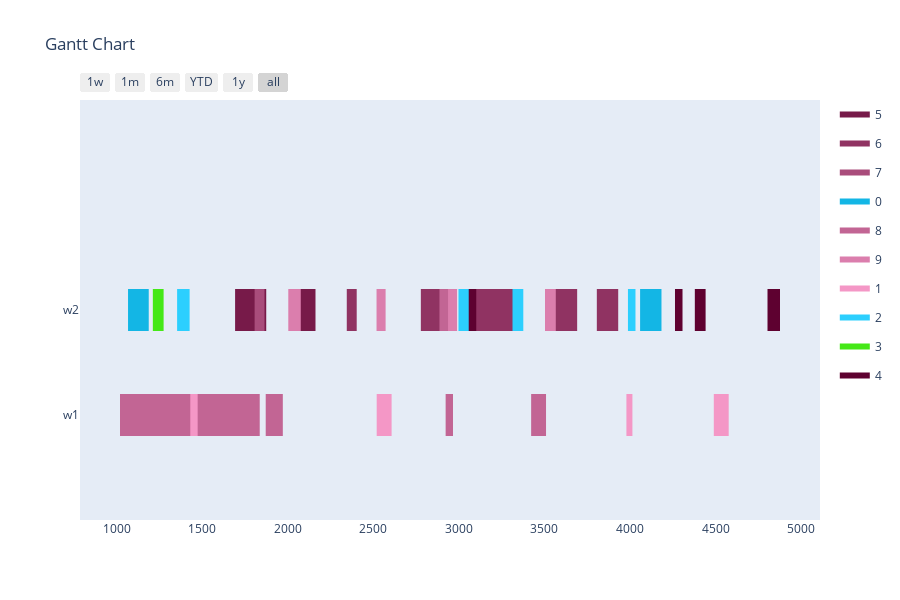

The notebook cell this image was saved under:
### Markdown cell above
Config 2 - Test with Two Point Crossover

### Code cell
optimizer = BaseGA(env)
optimizer.set_minimize()
# optional (in this case, all options given are the default option, if the configuration step is skipped)
optimizer.configure('tardiness', 'twopointcrossover', 'roulettewheel', 'randomize')
# choose an input generator (optional) -> decides how the data gets converted into the optimizer format
#optimizer.set_input_generator('SameLengthAlternativesGenerator')
# all parameters after offspring_amount are optional (in this case -> verbose=True)
result, best_fitness_history, average_fitness_history, best_generation_history, feasible_gen = optimizer.optimize(orders, max_generations, earliest_time_slot, last_time_slot, population_size, offspring_amount, verbose=True)
workstation_assignments = reformat_result(result, orders, workstations, recipes, tasks)
visualize(workstation_assignments, best_fitness_history, average_fitness_history, best_generation_history, feasible_gen)

### Figure 1 — Plotly figure (JSON) as saved in the notebook; plotly's stock layout.template omitted (floating-point values rounded to 4 significant figures)
{"data": [{"fill": "toself", "fillcolor": "rgb(119, 26, 73)", "hoverinfo": "name", "legendgroup": "rgb(119, 26, 73)", "mode": "none", "name": "5", "type": "scatter", "x": [1733, 1873, 1873, 1733, 1733, 324, 464, 464, 324, 324, 496, 631, 631, 496, 496, 220, 345, 345, 220, 220, 1691, 1826, 1826, 1691, 1691, 2026, 2161, 2161, 2026, 2026, 685, 743, 743, 685], "y": [0.8, 0.8, 1.2, 1.2, null, 0.8, 0.8, 1.2, 1.2, null, 0.8, 0.8, 1.2, 1.2, null, 0.8, 0.8, 1.2, 1.2, null, 0.8, 0.8, 1.2, 1.2, null, 0.8, 0.8, 1.2, 1.2, null, 0.8, 0.8, 1.2, 1.2]}, {"fill": "toself", "fillcolor": "rgb(144, 51, 98)", "hoverinfo": "name", "legendgroup": "rgb(144, 51, 98)", "mode": "none", "name": "6", "type": "scatter", "x": [3806, 3931, 3931, 3806, 3806, 3045, 3180, 3180, 3045, 3045, 3208, 3333, 3333, 3208, 3208, 2777, 2902, 2902, 2777, 2777, 3551, 3691, 3691, 3551, 3551, 3127, 3242, 3242, 3127, 3127, 2344, 2402, 2402, 2344], "y": [0.8, 0.8, 1.2, 1.2, null, 0.8, 0.8, 1.2, 1.2, null, 0.8, 0.8, 1.2, 1.2, null, 0.8, 0.8, 1.2, 1.2, null, 0.8, 0.8, 1.2, 1.2, null, 0.8, 0.8, 1.2, 1.2, null, 0.8, 0.8, 1.2, 1.2]}, {"fill": "toself", "fillcolor": "rgb(169, 76, 123)", "hoverinfo": "name", "legendgroup": "rgb(169, 76, 123)", "mode": "none", "name": "7", "type": "scatter", "x": [1805, 1863, 1863, 1805, 1805, 283, 398, 398, 283, 283, 563, 678, 678, 563, 563, 881, 939, 939, 881, 881, 229, 369, 369, 229, 229, 270, 385, 385, 270, 270, 934, 995, 995, 934], "y": [0.8, 0.8, 1.2, 1.2, null, 0.8, 0.8, 1.2, 1.2, null, 0.8, 0.8, 1.2, 1.2, null, 0.8, 0.8, 1.2, 1.2, null, 0.8, 0.8, 1.2, 1.2, null, 0.8, 0.8, 1.2, 1.2, null, 0.8, 0.8, 1.2, 1.2]}, {"fill": "toself", "fillcolor": "rgb(19, 182, 229)", "hoverinfo": "name", "legendgroup": "rgb(19, 182, 229)", "mode": "none", "name": "0", "type": "scatter", "x": [791, 906, 906, 791, 791, 259, 302, 302, 259, 259, 413, 456, 456, 413, 413, 248, 363, 363, 248, 248, 1128, 1186, 1186, 1128, 1128, 4059, 4184, 4184, 4059, 4059, 1065, 1180, 1180, 1065], "y": [0.8, 0.8, 1.2, 1.2, null, 0.8, 0.8, 1.2, 1.2, null, 0.8, 0.8, 1.2, 1.2, null, 0.8, 0.8, 1.2, 1.2, null, 0.8, 0.8, 1.2, 1.2, null, 0.8, 0.8, 1.2, 1.2, null, 0.8, 0.8, 1.2, 1.2]}, {"fill": "toself", "fillcolor": "rgb(194, 101, 148)", "hoverinfo": "name", "legendgroup": "rgb(194, 101, 148)", "mode": "none", "name": "8", "type": "scatter", "x": [2886, 2969, 2969, 2886, 2886, 291, 386, 386, 291, 291, 983, 1018, 1018, 983, 983, 3422, 3509, 3509, 3422, 3422, 1835, 1870, 1870, 1835, 1835, 2922, 2965, 2965, 2922], "y": [0.8, 0.8, 1.2, 1.2, null, 0.8, 0.8, 1.2, 1.2, null, -0.2, -0.2, 0.2, 0.2, null, -0.2, -0.2, 0.2, 0.2, null, -0.2, -0.2, 0.2, 0.2, null, -0.2, -0.2, 0.2, 0.2]}, {"fill": "toself", "fillcolor": "rgb(219, 126, 173)", "hoverinfo": "name", "legendgroup": "rgb(219, 126, 173)", "mode": "none", "name": "9", "type": "scatter", "x": [2936, 2989, 2989, 2936, 2936, 2518, 2571, 2571, 2518, 2518, 3503, 3566, 3566, 3503, 3503, 2002, 2075, 2075, 2002], "y": [0.8, 0.8, 1.2, 1.2, null, 0.8, 0.8, 1.2, 1.2, null, 0.8, 0.8, 1.2, 1.2, null, 0.8, 0.8, 1.2, 1.2]}, {"fill": "toself", "fillcolor": "rgb(244, 151, 198)", "hoverinfo": "name", "legendgroup": "rgb(244, 151, 198)", "mode": "none", "name": "1", "type": "scatter", "x": [4539, 4574, 4574, 4539, 4539, 3979, 4014, 4014, 3979, 3979, 2519, 2606, 2606, 2519, 2519, 287, 374, 374, 287, 287, 1429, 1472, 1472, 1429, 1429, 4490, 4577, 4577, 4490], "y": [-0.2, -0.2, 0.2, 0.2, null, -0.2, -0.2, 0.2, 0.2, null, -0.2, -0.2, 0.2, 0.2, null, -0.2, -0.2, 0.2, 0.2, null, -0.2, -0.2, 0.2, 0.2, null, -0.2, -0.2, 0.2, 0.2]}, {"fill": "toself", "fillcolor": "rgb(44, 207, 254)", "hoverinfo": "name", "legendgroup": "rgb(44, 207, 254)", "mode": "none", "name": "2", "type": "scatter", "x": [3313, 3376, 3376, 3313, 3313, 2997, 3070, 3070, 2997, 2997, 3988, 4032, 4032, 3988, 3988, 1352, 1425, 1425, 1352], "y": [0.8, 0.8, 1.2, 1.2, null, 0.8, 0.8, 1.2, 1.2, null, 0.8, 0.8, 1.2, 1.2, null, 0.8, 0.8, 1.2, 1.2]}, {"fill": "toself", "fillcolor": "rgb(69, 232, 23)", "hoverinfo": "name", "legendgroup": "rgb(69, 232, 23)", "mode": "none", "name": "3", "type": "scatter", "x": [1210, 1273, 1273, 1210, 1210, 865, 909, 909, 865, 865, 506, 579, 579, 506, 506, 624, 697, 697, 624], "y": [0.8, 0.8, 1.2, 1.2, null, 0.8, 0.8, 1.2, 1.2, null, 0.8, 0.8, 1.2, 1.2, null, 0.8, 0.8, 1.2, 1.2]}, {"fill": "toself", "fillcolor": "rgb(94, 1, 48)", "hoverinfo": "name", "legendgroup": "rgb(94, 1, 48)", "mode": "none", "name": "4", "type": "scatter", "x": [3057, 3101, 3101, 3057, 3057, 4379, 4442, 4442, 4379, 4379, 4804, 4877, 4877, 4804, 4804, 4263, 4307, 4307, 4263], "y": [0.8, 0.8, 1.2, 1.2, null, 0.8, 0.8, 1.2, 1.2, null, 0.8, 0.8, 1.2, 1.2, null, 0.8, 0.8, 1.2, 1.2]}, {"legendgroup": "rgb(119, 26, 73)", "marker": {"color": "rgb(119, 26, 73)", "opacity": 0, "size": 1}, "mode": "markers", "name": "", "showlegend": false, "text": [null, null, null, null, null, null, null, null, null, null, null, null, null, null], "type": "scatter", "x": [1733, 1873, 324, 464, 496, 631, 220, 345, 1691, 1826, 2026, 2161, 685, 743], "y": [1, 1, 1, 1, 1, 1, 1, 1, 1, 1, 1, 1, 1, 1]}, {"legendgroup": "rgb(144, 51, 98)", "marker": {"color": "rgb(144, 51, 98)", "opacity": 0, "size": 1}, "mode": "markers", "name": "", "showlegend": false, "text": [null, null, null, null, null, null, null, null, null, null, null, null, null, null], "type": "scatter", "x": [3806, 3931, 3045, 3180, 3208, 3333, 2777, 2902, 3551, 3691, 3127, 3242, 2344, 2402], "y": [1, 1, 1, 1, 1, 1, 1, 1, 1, 1, 1, 1, 1, 1]}, {"legendgroup": "rgb(169, 76, 123)", "marker": {"color": "rgb(169, 76, 123)", "opacity": 0, "size": 1}, "mode": "markers", "name": "", "showlegend": false, "text": [null, null, null, null, null, null, null, null, null, null, null, null, null, null], "type": "scatter", "x": [1805, 1863, 283, 398, 563, 678, 881, 939, 229, 369, 270, 385, 934, 995], "y": [1, 1, 1, 1, 1, 1, 1, 1, 1, 1, 1, 1, 1, 1]}, {"legendgroup": "rgb(19, 182, 229)", "marker": {"color": "rgb(19, 182, 229)", "opacity": 0, "size": 1}, "mode": "markers", "name": "", "showlegend": false, "text": [null, null, null, null, null, null, null, null, null, null, null, null, null, null], "type": "scatter", "x": [791, 906, 259, 302, 413, 456, 248, 363, 1128, 1186, 4059, 4184, 1065, 1180], "y": [1, 1, 1, 1, 1, 1, 1, 1, 1, 1, 1, 1, 1, 1]}, {"legendgroup": "rgb(194, 101, 148)", "marker": {"color": "rgb(194, 101, 148)", "opacity": 0, "size": 1}, "mode": "markers", "name": "", "showlegend": false, "text": [null, null, null, null, null, null, null, null, null, null, null, null], "type": "scatter", "x": [2886, 2969, 291, 386, 983, 1018, 3422, 3509, 1835, 1870, 2922, 2965], "y": [1, 1, 1, 1, 0, 0, 0, 0, 0, 0, 0, 0]}, {"legendgroup": "rgb(219, 126, 173)", "marker": {"color": "rgb(219, 126, 173)", "opacity": 0, "size": 1}, "mode": "markers", "name": "", "showlegend": false, "text": [null, null, null, null, null, null, null, null], "type": "scatter", "x": [2936, 2989, 2518, 2571, 3503, 3566, 2002, 2075], "y": [1, 1, 1, 1, 1, 1, 1, 1]}, {"legendgroup": "rgb(244, 151, 198)", "marker": {"color": "rgb(244, 151, 198)", "opacity": 0, "size": 1}, "mode": "markers", "name": "", "showlegend": false, "text": [null, null, null, null, null, null, null, null, null, null, null, null], "type": "scatter", "x": [4539, 4574, 3979, 4014, 2519, 2606, 287, 374, 1429, 1472, 4490, 4577], "y": [0, 0, 0, 0, 0, 0, 0, 0, 0, 0, 0, 0]}, {"legendgroup": "rgb(44, 207, 254)", "marker": {"color": "rgb(44, 207, 254)", "opacity": 0, "size": 1}, "mode": "markers", "name": "", "showlegend": false, "text": [null, null, null, null, null, null, null, null], "type": "scatter", "x": [3313, 3376, 2997, 3070, 3988, 4032, 1352, 1425], "y": [1, 1, 1, 1, 1, 1, 1, 1]}, {"legendgroup": "rgb(69, 232, 23)", "marker": {"color": "rgb(69, 232, 23)", "opacity": 0, "size": 1}, "mode": "markers", "name": "", "showlegend": false, "text": [null, null, null, null, null, null, null, null], "type": "scatter", "x": [1210, 1273, 865, 909, 506, 579, 624, 697], "y": [1, 1, 1, 1, 1, 1, 1, 1]}, {"legendgroup": "rgb(94, 1, 48)", "marker": {"color": "rgb(94, 1, 48)", "opacity": 0, "size": 1}, "mode": "markers", "name": "", "showlegend": false, "text": [null, null, null, null, null, null, null, null], "type": "scatter", "x": [3057, 3101, 4379, 4442, 4804, 4877, 4263, 4307], "y": [1, 1, 1, 1, 1, 1, 1, 1]}], "layout": {"height": 600, "hovermode": "closest", "showlegend": true, "title": {"text": "Gantt Chart"}, "xaxis": {"rangeselector": {"buttons": [{"count": 7, "label": "1w", "step": "day", "stepmode": "backward"}, {"count": 1, "label": "1m", "step": "month", "stepmode": "backward"}, {"count": 6, "label": "6m", "step": "month", "stepmode": "backward"}, {"count": 1, "label": "YTD", "step": "year", "stepmode": "todate"}, {"count": 1, "label": "1y", "step": "year", "stepmode": "backward"}, {"step": "all"}]}, "showgrid": false, "type": "date", "zeroline": false}, "yaxis": {"autorange": false, "range": [-1, 3], "showgrid": false, "ticktext": ["w1", "w2"], "tickvals": [0, 1], "zeroline": false}}}
